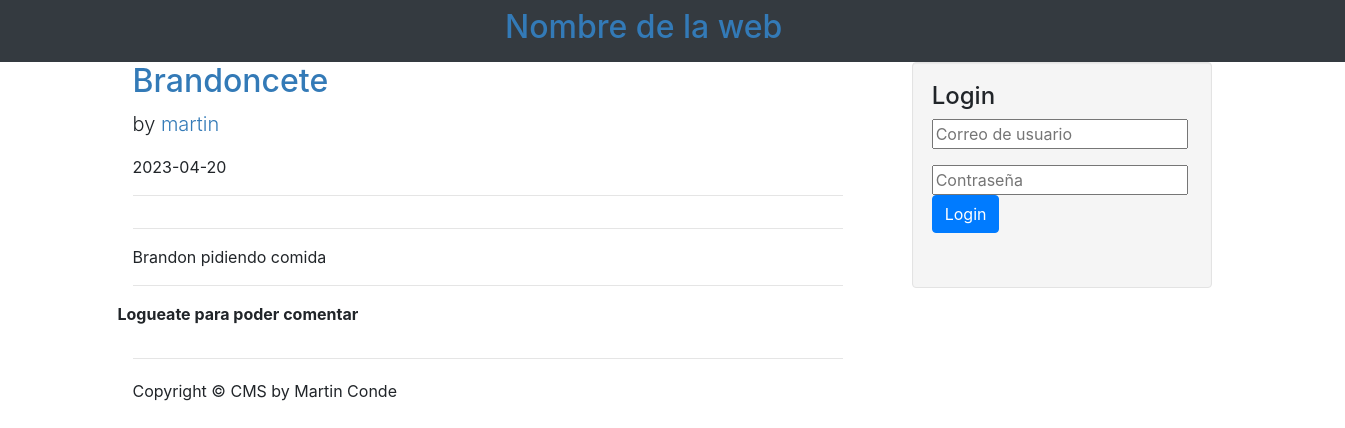
Page /mostrarDatos/post.php?p_id=19 on the committed database.
### tables this page shows
CREATE TABLE `posts` (
  `id_post` int(3) NOT NULL,
  `nombre` varchar(255) NOT NULL,
  `estatus` varchar(255) NOT NULL,
  `imagen` text NOT NULL,
  `contenido` text NOT NULL,
  `fecha` date NOT NULL,
  `post_user` varchar(255) NOT NULL
);

### conexion/BDMySql.php (called while the page is built, shortened)
<?php
class BDMySql{
    private static $bd;
    private function __construct(){
        $conn = "mysql:host=127.0.0.1; dbname=proyecto";
        $usuario = "root";
        $passw = "";
        $this->conexion = new PDO($conn, $usuario, $passw);
    }
    public static function getConexion(){
        if (!isset(self::$bd)) {
            self::$bd = new BDMySql();
        }
        return self::$bd->conexion;
    }
}

### mostrarDatos/post.php (the view, shortened to what this page needs)
<?php
include("../header.php");
include ("../sidebar.php");
?>
<div class="container">
    <div class="col-md-8">
    <?php
    if(isset($_GET['p_id'])){
        $post_id = $_GET['p_id'];
        $query = "SELECT * FROM posts WHERE id_post = $post_id";
        $selected_post = BDMySql::getConexion()->query($query);
        foreach ($selected_post as $row) {
            $post_id = $row['id_post'];
            $post_title = $row['nombre'];
            $post_date = $row['fecha'];
            $post_content = $row['contenido'];
            $usuario = $row['post_user'];
            ?>
                    <h2>
                        <a href="post.php?p_id=<?php echo $post_id ?>"><?php echo $post_title ?></a>
                    </h2>
                    <p class="lead">
                        by <a href="/cms/author_posts/<?php echo $usuario ?>/<?php echo $post_id ?>"><?php echo $usuario ?></a>
                    </p>
                    <p><span class="glyphicon glyphicon-time"></span><?php echo $post_date ?></p>
                    <hr>
                    <hr>
                    <p><?php echo $post_content ?></p>
                    <hr>
        <?php
                    if(isset($_SESSION["rol"])){
                        ?>
                        <div class="well coment">
                            <h4>Deja un comentario:</h4>
                            <form action="" method="post" role="form">
                                <div class="form-group">
                                    <textarea class="form-control"name="comentario" rows="3" cols="30" required></textarea>
                                </div>
                                <button type="submit" class="btn btn-primary">Submit</button>
                            </form>
                        </div>
             <?php }
                    else{ ?>
                        <div class="row">
                                <p style=" font-weight:bold">Logueate para poder comentar</p>
                        </div>
              <?php } ?>
              <hr>
              <?php
        }
    }
?>
<?php include "../footer.php"; ?>

### estilos.css (style rules this page uses)
body { background-size: cover; }
a { text-decoration:none; color: #337ab7 !important; }
html, body, .intro { height: 100%; }
.col-md-8 { position: relative; min-height: 1px; padding-right: 15px; padding-left: 15px; max-width: 66.666667%; float: left; }

### rows in the picture
posts: nombre "Brandoncete", post_user "martin", fecha "2023-04-20", contenido "Brandon pidiendo comida"
